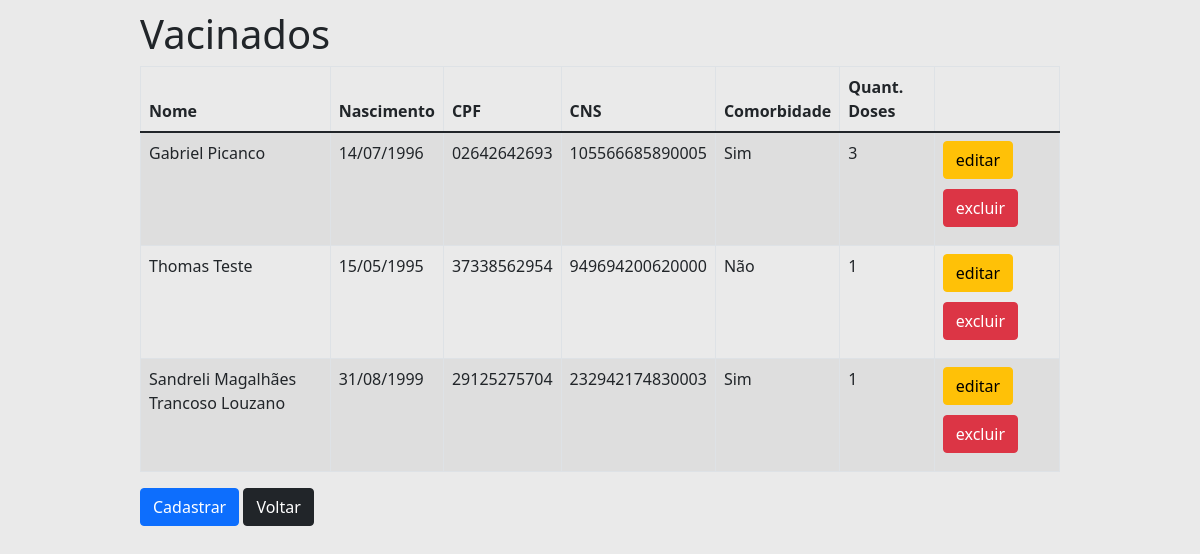
The page /vacinado on the database as committed earlier.
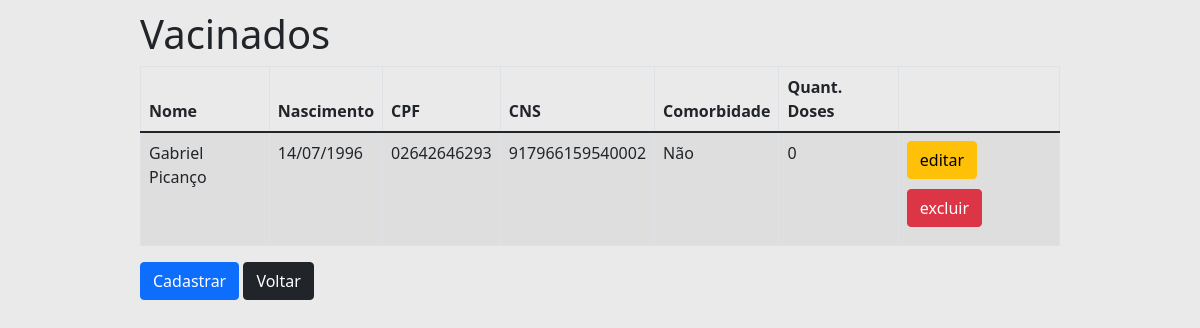
The same page on the database as committed later.
### tables this page shows
CREATE TABLE "vacinado"(
    "cns" VARCHAR(15) PRIMARY KEY, 
    "cpf" VARCHAR(11) NOT NULL UNIQUE,
    "nome" VARCHAR(128) NOT NULL,
    "dtNascimento" DATE NOT NULL, 
    "comorbidade" INTEGER, 
    "qtdDose" INTEGER
);

### Pyvacina.py (the view)
@app.route('/vacinado')
def vacinado():
    lista = vacinado_dao.listar()
    return render_template('vacinado/vacinado_lista.html', titulo='Vacinados', vacinados=lista)

### DAO/daoVacinado.py (called while the page is built)
def traduz_vacinados(vacinados):
    def cria_vacinados_com_tupla(tupla):
        return Vacinado(cns=tupla[0], cpf=tupla[1], nome=tupla[2], dtNascimento=tupla[3], comorbidade=tupla[4], qtdDose=tupla[5])
    return list(map(cria_vacinados_com_tupla, vacinados))

    def listar(self):
        cursor = self.__db.cursor()
        cursor.execute(SQL_BUSCA_VACINADOS)
        vacinados = traduz_vacinados(cursor.fetchall())
        return vacinados

### model.py (called while the page is built)
    @property
    def nome(self) -> str:
        return self.__nome

    @property
    def cpf(self) -> str:
        return self.__cpf

    @property
    def cns(self) -> str:
        return self.__cns

    @property
    def dtNascimento(self) -> datetime:
        return self.__dtNasciento

    @property
    def comorbidade(self) -> bool:
        return self.__comorbidade

    @property
    def qtdDose(self) -> int:
        return self.__qtdDose

### templates/vacinado/vacinado_lista.html
{% extends "templates.html" %}
{% block conteudo %}
<table class="table table-striped table-responsive table-bordered">
    <thead class="thead-default">
    <tr>
        <th>Nome</th>
        <th>Nascimento</th>
        <th>CPF</th>
        <th>CNS</th>
        <th>Comorbidade</th>
        <th>Quant. Doses</th>
        <th></th>
    </tr>
    </thead>
    <tbody>
    {% for vacinado in vacinados %}
    <tr>
        <td>{{ vacinado.nome }}</td>
        <td>{{ vacinado.dtNascimento.strftime('%d/%m/%Y') }}</td>
        <td>{{ vacinado.cpf }}</td>
        <td>{{ vacinado.cns }}</td>
        <td>{{ 'Sim' if vacinado.comorbidade else 'Não' }}</td>
        <td>{{ vacinado.qtdDose }}</td>
        <td>
            <a href="{{ url_for('vacinado_editar', cns=vacinado.cns) }}" class="btn btn-warning">editar</a>
            <a href="{{ url_for('vacinado_excluir', cns=vacinado.cns) }}" class="btn btn-danger">excluir</a>
        </td>
    </tr>
    {% endfor %}
    </tbody>
</table>
    <a href="{{url_for('vacinado_novo')}}" class="btn btn-primary">Cadastrar</a>
    <a href="{{url_for('index')}}" class="btn btn-dark">Voltar</a>
{% endblock %}

### templates/templates.html (shortened to what this page needs)
<!DOCTYPE html>
<html>
<head>
    <link rel="stylesheet" href="{{ url_for('static', filename='bootstrap.css') }}">
    <link rel="stylesheet" href="{{ url_for('static', filename='app.css') }}">
</head>
<body>
<div class="container">
    <div class="page-header">
        <h1>{{ titulo }}</h1>
    </div>
    {% block conteudo %}
    {% endblock %}
</div>
</body>
</html>

### static/app.css (style rules this page uses)
body { padding: 10px; background-color: rgba(232, 232, 232, 0.91) }
.btn { margin-bottom: 10px; }
.container { border-radius: 4px; margin: auto; width: 80%; }

Rows that differ between the two databases and show on the page:
removed vacinado: nome "Gabriel Picanco", dtNascimento "14/07/1996", cpf "02642642693", cns "105566685890005", comorbidade "Sim", qtdDose "3"
removed vacinado: nome "Thomas Teste", dtNascimento "15/05/1995", cpf "37338562954", cns "949694200620000", comorbidade "Não", qtdDose "1"
removed vacinado: nome "Sandreli Magalhães Trancoso Louzano", dtNascimento "31/08/1999", cpf "29125275704", cns "232942174830003", comorbidade "Sim", qtdDose "1"
added vacinado: nome "Gabriel Picanço", dtNascimento "14/07/1996", cpf "02642646293", cns "917966159540002", comorbidade "Não", qtdDose "0"
